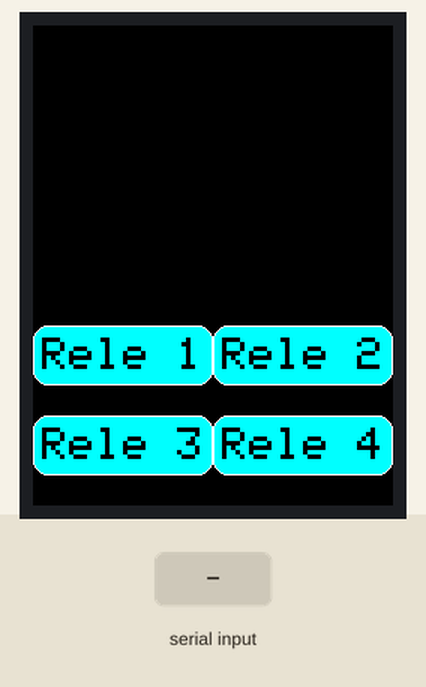
Bench run of a sketch on a simulated Arduino Uno, built with avr-gcc and run on an emulated ATmega328P. On the bench: 240×320 colour display. Inputs (shaded band) come from the test bench. What the sketch prints to the serial monitor is not drawn.

Above: at 1.4 s.
1.5 s: "1\n" received over Serial
At 1.9 s:
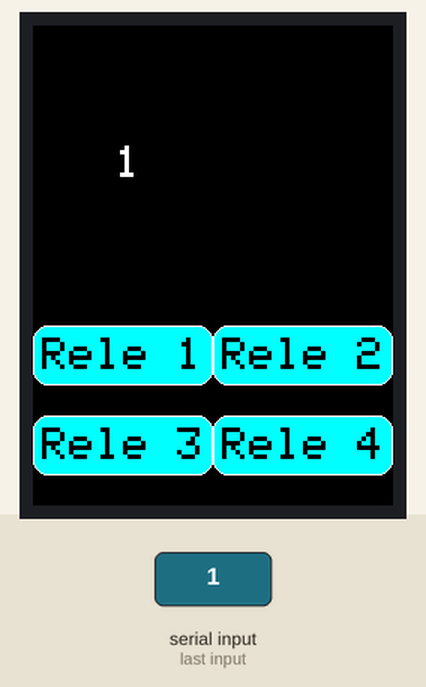
3.0 s: "0\n" received over Serial
At 4.3 s:
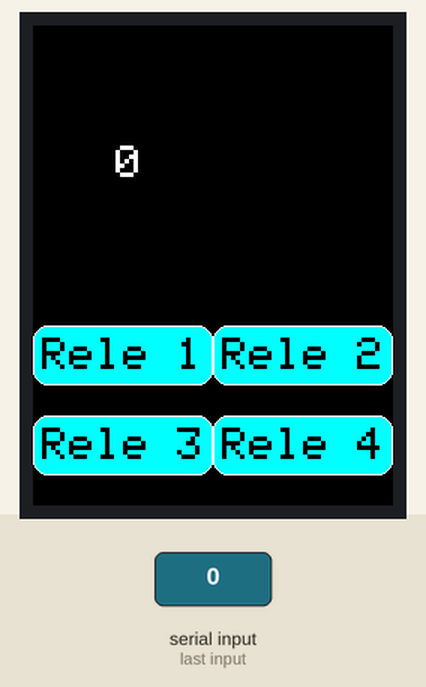
Timing chart, 0 to 6.0 s (numbered marks = the images above; inputs shaded):
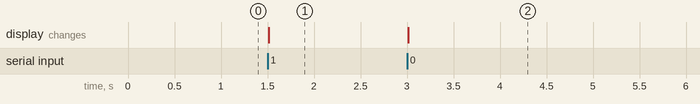

Measured:
- after the input at 1.5 s, the display: changes at once (image 1)
- after the input at 3.0 s, the display: changes at once (image 2)

The sketch:

Arduino_StreamDeck.ino
```cpp
#include <TouchScreen.h>
#include <string.h>
#include <Adafruit_GFX.h>
#include <MCUFRIEND_kbv.h>


MCUFRIEND_kbv tft;

#define MINPRESSURE 200
#define MAXPRESSURE 1000

// ALL Touch panels and wiring is DIFFERENT
const int XP = 8, XM = A2, YP = A3, YM = 9; // 240x320 ID=0x9341
const int TS_LEFT = 189, TS_RT = 919, TS_TOP = 925, TS_BOT = 209;

TouchScreen ts = TouchScreen(XP, YP, XM, YM, 300);

Adafruit_GFX_Button btn1, btn2, btn3, btn4, btn5, btn6, btn7, btn8, btn9, btn10; //, btn11, btn12; // Add More Buttons

int pixel_x, pixel_y; //Touch_getXY() updates global vars

bool Touch_getXY(void)
{
  TSPoint p = ts.getPoint();
  pinMode(YP, OUTPUT);      //restore shared pins
  pinMode(XM, OUTPUT);
  digitalWrite(YP, HIGH);   //because TFT control pins
  digitalWrite(XM, HIGH);
  bool pressed = (p.z > MINPRESSURE && p.z < MAXPRESSURE);
  if (pressed)
  {
    pixel_x = map(p.x, TS_LEFT, TS_RT, 0, tft.width()); //.kbv makes sense to me
    pixel_y = map(p.y, TS_TOP, TS_BOT, 0, tft.height());
  }
  return pressed;
}

#define BLACK 0x0000
#define BLUE 0x001F
#define RED 0xF800
#define GREEN 0x07E0
#define CYAN 0x07FF
#define MAGENTA 0xF81F
#define YELLOW 0xFFE0
#define WHITE 0xFFFF


//Labels of Buttons
char btn1Label[] = "Rele 1";
char btn2Label[] = "Rele 2";
char btn3Label[] = "Rele 3";
char btn4Label[] = "Rele 4";

bool btn1Pressed = false;
bool btn2Pressed = false;
bool btn3Pressed = false;
bool btn4Pressed = false;

// Variável para armazenar o valor recebido pela porta serial
char serialData[20]; // Tamanho arbitrário, ajuste conforme necessário

void setup(void)
{
  Serial.begin(9600);
  uint16_t ID = tft.readID();
  Serial.print("TFT ID = 0x");
  Serial.println(ID, HEX);
  Serial.println("Calibrate for your Touch Panel");
  if (ID == 0xD3D3)
    ID = 0x9486; // write-only shield
  tft.begin(ID);
  tft.setRotation(0); //PORTRAIT
  tft.fillScreen(BLACK);

  btn1.initButton(&tft, 60, 220, 120, 40, WHITE, CYAN, BLACK, btn1Label, 3);
  btn2.initButton(&tft, 180, 220, 120, 40, WHITE, CYAN, BLACK, btn2Label, 3);
  btn3.initButton(&tft, 60, 280, 120, 40, WHITE, CYAN, BLACK, btn3Label, 3);
  btn4.initButton(&tft, 180, 280, 120, 40, WHITE, CYAN, BLACK, btn4Label, 3);
  // Draw all Buttons
  btn1.drawButton(false);
  btn2.drawButton(false);
  btn3.drawButton(false);
  btn4.drawButton(false);
  //tft.setTextColor(WHITE, BLACK);
  //tft.setTextSize(3);
  //tft.setCursor(55,80);
  //tft.println("00:00:00");

}

void loop(void)
{
  showbtn();
  showbtnPressed();
  if (Serial.available() > 0)
    {
    // Se houver dados disponíveis na porta serial
    // Leia os dados para a variável serialData
    Serial.readBytesUntil('\n', serialData, sizeof(serialData));

    tft.fillRect(55, 80, 240, 50, BLACK);
    // Exiba o valor recebido no display TFT
    tft.setTextColor(WHITE);
    tft.setTextSize(3);
    tft.setCursor(55,80);
    tft.print(serialData);
  }
}


void showbtn()
{
  bool down = Touch_getXY();

  // Refresh all buttons with Your Touch Coordinates
  btn1.press(down && btn1.contains(pixel_x, pixel_y));
  btn2.press(down && btn2.contains(pixel_x, pixel_y));
  btn3.press(down && btn3.contains(pixel_x, pixel_y));
  btn4.press(down && btn4.contains(pixel_x, pixel_y));

  // Lead with the buttons individually
  if (btn1.justReleased())
    btn1.drawButton();
  if (btn2.justReleased())
    btn2.drawButton();
  if (btn3.justReleased())
    btn3.drawButton();
  if (btn4.justReleased())
    btn4.drawButton();
  // Handle press events
  if (btn1.justPressed())
  {
    btn1Pressed = true;
    btn1.drawButton(true);
    Serial.println(btn1Label);
  }
  if (btn2.justPressed())
  {
    btn1Pressed = false;
    btn2.drawButton(true);
    Serial.println(btn2Label);
  }
  if (btn3.justPressed())
  {
    btn3.drawButton(true);
    Serial.println(btn3Label);
  }
  if (btn4.justPressed())
  {
    btn4.drawButton(true);
    Serial.println(btn4Label);
  }
}

void showbtnPressed()
{
  if(btn1Pressed)
  {
    showmsgXY(60, 110, 2, strcat(btn1Label, "  Press"));
    btn1Pressed = false;
  }
}

void showmsgXY(int x, int y, int sz, const char *msg)
{
    tft.fillRect(0, y, 240, 50, BLACK);
    tft.setCursor(x, y);
    tft.setTextColor(GREEN);
    tft.setTextSize(sz);
    tft.print(msg);
    delay(300);
    //preenche os espaço com
    tft.fillRect(0, y, 240, 50, BLACK);

}
```
